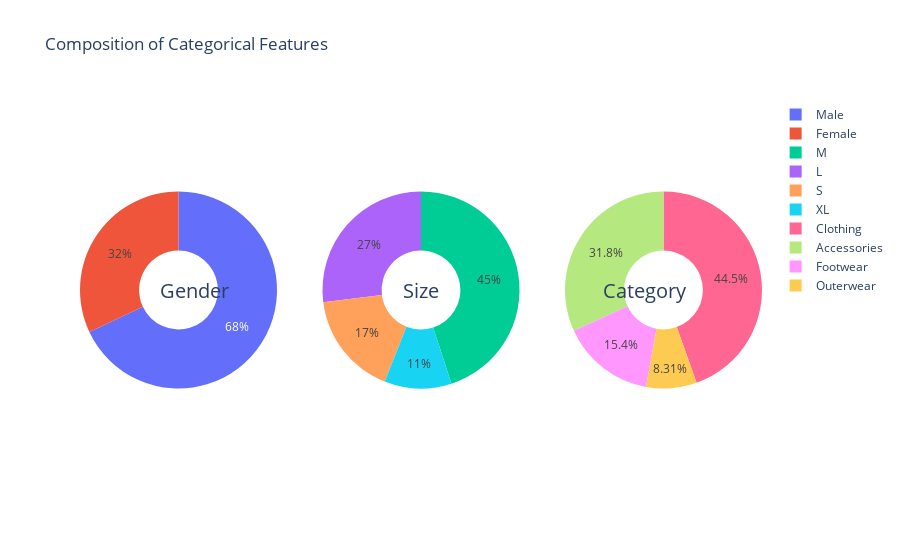

Write notebook code for a chart like this one.
### Code cell
fig = make_subplots(rows=1, cols=3, specs=[[{"type": "pie"}, {"type": "pie"}, {'type': 'pie'}]])
fig.add_trace(go.Pie(labels=genders.index, values = [x for x in genders['count']]),1,1)
fig.add_trace(go.Pie(labels=sizes.index, values = [x for x in sizes['count']]),1,2)
fig.add_trace(go.Pie(labels=categories.index, values = [x for x in categories['count']]),1,3)
fig.update_traces(hole=.4, hoverinfo="label+percent+name")
fig.update_layout(title_text="Composition of Categorical Features",annotations=[dict(text='Gender', x=0.115, y=0.5, font_size=20, showarrow=False),dict(text='Size', x=0.5, y=0.5, font_size=20, showarrow=False),dict(text='Category', x=.893, y=0.5, font_size=20, showarrow=False)])

### Figure 1 — Plotly figure (JSON) as saved in the notebook; plotly's stock layout.template omitted (floating-point values rounded to 4 significant figures)
{"data": [{"domain": {"x": [0, 0.2889], "y": [0, 1]}, "hole": 0.4, "hoverinfo": "label+percent+name", "labels": ["Male", "Female"], "type": "pie", "values": [2652, 1248]}, {"domain": {"x": [0.3556, 0.6444], "y": [0, 1]}, "hole": 0.4, "hoverinfo": "label+percent+name", "labels": ["M", "L", "S", "XL"], "type": "pie", "values": [1755, 1053, 663, 429]}, {"domain": {"x": [0.7111, 1], "y": [0, 1]}, "hole": 0.4, "hoverinfo": "label+percent+name", "labels": ["Clothing", "Accessories", "Footwear", "Outerwear"], "type": "pie", "values": [1737, 1240, 599, 324]}], "layout": {"annotations": [{"font": {"size": 20}, "showarrow": false, "text": "Gender", "x": 0.115, "y": 0.5}, {"font": {"size": 20}, "showarrow": false, "text": "Size", "x": 0.5, "y": 0.5}, {"font": {"size": 20}, "showarrow": false, "text": "Category", "x": 0.893, "y": 0.5}], "title": {"text": "Composition of Categorical Features"}}}
